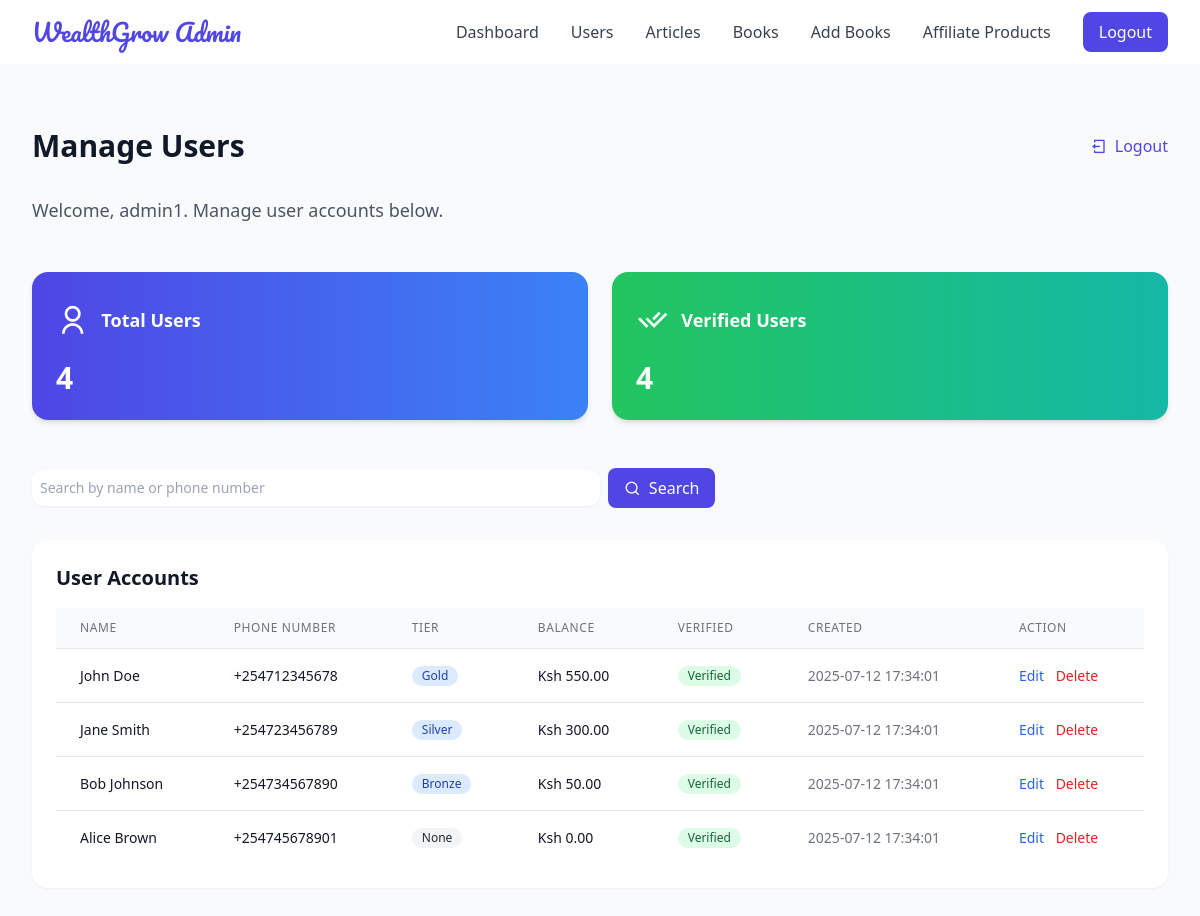
Page /admin/users.php (signed in) on the committed database.
### tables this page shows
CREATE TABLE users (
    id INT AUTO_INCREMENT PRIMARY KEY,
    full_name VARCHAR(255) NOT NULL,
    phone_number VARCHAR(15) NOT NULL,
    password VARCHAR(255) NOT NULL,
    tier_id INT DEFAULT NULL,
    referral_code VARCHAR(10) NOT NULL,
    referred_by INT DEFAULT NULL,
    is_verified BOOLEAN DEFAULT FALSE,
    available_balance DECIMAL(10,2) DEFAULT 0.00,
    created_at TIMESTAMP DEFAULT CURRENT_TIMESTAMP,
    last_active TIMESTAMP DEFAULT CURRENT_TIMESTAMP,
    UNIQUE (phone_number),
    UNIQUE (referral_code),
    FOREIGN KEY (tier_id) REFERENCES tiers(id) ON DELETE SET NULL,
    FOREIGN KEY (referred_by) REFERENCES users(id) ON DELETE SET NULL,
    INDEX idx_phone_number (phone_number),
    INDEX idx_referral_code (referral_code)
);

CREATE TABLE tiers (
    id INT AUTO_INCREMENT PRIMARY KEY,
    name VARCHAR(50) NOT NULL UNIQUE,
    price DECIMAL(10,2) NOT NULL,
    levels_deep INT NOT NULL,
    commission_rates JSON NOT NULL,
    min_withdrawal DECIMAL(10,2) NOT NULL,
    created_at TIMESTAMP DEFAULT CURRENT_TIMESTAMP,
    INDEX idx_name (name)
);

### admin/users.php (the view, shortened to what this page needs)
<?php
include_once '../config.php';
$admin_id = $_SESSION['admin_id'];
$stmt = $conn->prepare('SELECT username FROM admins WHERE id = ?');
$stmt->bind_param('i', $admin_id);
$stmt->execute();
$admin = $stmt->get_result()->fetch_assoc();
$stmt = $conn->prepare('SELECT COUNT(*) as total_users FROM users');
$stmt->execute();
$total_users = $stmt->get_result()->fetch_assoc()['total_users'];
$stmt = $conn->prepare('SELECT COUNT(*) as verified_users FROM users WHERE is_verified = TRUE');
$stmt->execute();
$verified_users = $stmt->get_result()->fetch_assoc()['verified_users'];
$search = isset($_GET['search']) ? trim($_GET['search']) : '';
if ($search) {
    $stmt = $conn->prepare('SELECT u.id, u.full_name, u.phone_number, u.tier_id, u.available_balance, u.is_verified, u.created_at, t.name as tier_name
                            FROM users u LEFT JOIN tiers t ON u.tier_id = t.id
                            WHERE u.full_name LIKE ? OR u.phone_number LIKE ?
                            ORDER BY u.created_at DESC');
    $search_param = "%$search%";
    $stmt->bind_param('ss', $search_param, $search_param);
} else {
    $stmt = $conn->prepare('SELECT u.id, u.full_name, u.phone_number, u.tier_id, u.available_balance, u.is_verified, u.created_at, t.name as tier_name
                            FROM users u LEFT JOIN tiers t ON u.tier_id = t.id
                            ORDER BY u.created_at DESC');
}
$stmt->execute();
$users = $stmt->get_result()->fetch_all(MYSQLI_ASSOC);
?>
<?php include_once 'header.php'; ?>
<section class="py-16 bg-gray-50 min-h-screen">
    <div class="max-w-7xl mx-auto px-4 sm:px-6 lg:px-8">
        <div class="flex justify-between items-center mb-8">
            <h2 class="text-3xl font-bold text-gray-900">Manage Users</h2>
            <a href="logout.php" class="flex items-center text-primary hover:text-indigo-700 font-medium transition-colors" aria-label="Logout">
                <i class="ri-logout-box-line mr-2"></i> Logout
            </a>
        </div>
        <p class="text-lg text-gray-600 mb-12">Welcome, <?php echo htmlspecialchars($admin['username']); ?>. Manage user accounts below.</p>
        <div class="grid grid-cols-1 sm:grid-cols-2 gap-6 mb-12">
            <div class="bg-gradient-to-r from-indigo-600 to-blue-500 text-white p-6 rounded-lg shadow-md hover:shadow-lg transition-shadow animate-slide-in">
                <div class="flex items-center mb-4">
                    <i class="ri-user-line ri-2x mr-3"></i>
                    <h3 class="text-lg font-semibold">Total Users</h3>
                </div>
                <p class="text-3xl font-bold"><?php echo htmlspecialchars($total_users); ?></p>
            </div>
            <div class="bg-gradient-to-r from-green-500 to-teal-500 text-white p-6 rounded-lg shadow-md hover:shadow-lg transition-shadow animate-slide-in">
                <div class="flex items-center mb-4">
                    <i class="ri-check-double-line ri-2x mr-3"></i>
                    <h3 class="text-lg font-semibold">Verified Users</h3>
                </div>
                <p class="text-3xl font-bold"><?php echo htmlspecialchars($verified_users); ?></p>
            </div>
        </div>
        <div class="mb-8">
            <form method="GET" action="users.php" class="flex items-center">
                <input type="text" name="search" value="<?php echo htmlspecialchars($search); ?>" placeholder="Search by name or phone number" class="w-full sm:w-1/2 border-gray-300 rounded-md shadow-sm focus:ring-indigo-500 focus:border-indigo-500 sm:text-sm p-2" aria-label="Search users">
                <button type="submit" class="ml-2 bg-primary text-white px-4 py-2 rounded-button font-medium hover:bg-indigo-700 transition-colors animate-pulse-cta" aria-label="Search">
                    <i class="ri-search-line mr-1"></i> Search
                </button>
            </form>
        </div>
        <div class="bg-white p-6 rounded-lg shadow-sm">
            <h3 class="text-xl font-semibold text-gray-900 mb-4">User Accounts</h3>
            <?php if (empty($users)): ?>
                <p class="text-gray-600">No users found.</p>
            <?php else: ?>
                <div class="overflow-x-auto">
                    <table class="min-w-full divide-y divide-gray-200">
                        <thead class="bg-gray-50">
                            <tr>
                                <th class="px-6 py-3 text-left text-xs font-medium text-gray-500 uppercase tracking-wider">Name</th>
                                <th class="px-6 py-3 text-left text-xs font-medium text-gray-500 uppercase tracking-wider">Phone Number</th>
                                <th class="px-6 py-3 text-left text-xs font-medium text-gray-500 uppercase tracking-wider">Tier</th>
                                <th class="px-6 py-3 text-left text-xs font-medium text-gray-500 uppercase tracking-wider">Balance</th>
                                <th class="px-6 py-3 text-left text-xs font-medium text-gray-500 uppercase tracking-wider">Verified</th>
                                <th class="px-6 py-3 text-left text-xs font-medium text-gray-500 uppercase tracking-wider">Created</th>
                                <th class="px-6 py-3 text-left text-xs font-medium text-gray-500 uppercase tracking-wider">Action</th>
                            </tr>
                        </thead>
                        <tbody class="bg-white divide-y divide-gray-200">
                            <?php foreach ($users as $user): ?>
                                <tr class="hover:bg-gray-50 transition-colors">
                                    <td class="px-6 py-4 whitespace-nowrap text-sm text-gray-900"><?php echo htmlspecialchars($user['full_name']); ?></td>
                                    <td class="px-6 py-4 whitespace-nowrap text-sm text-gray-900"><?php echo htmlspecialchars($user['phone_number']); ?></td>
                                    <td class="px-6 py-4 whitespace-nowrap text-sm text-gray-900">
                                        <span class="inline-flex items-center px-2.5 py-0.5 rounded-full text-xs font-medium
                                            <?php echo $user['tier_id'] ? 'bg-blue-100 text-blue-800' : 'bg-gray-100 text-gray-800'; ?>">
                                            <?php echo htmlspecialchars($user['tier_name'] ?? 'None'); ?>
                                        </span>
                                    </td>
                                    <td class="px-6 py-4 whitespace-nowrap text-sm text-gray-900">Ksh <?php echo htmlspecialchars(number_format($user['available_balance'], 2)); ?></td>
                                    <td class="px-6 py-4 whitespace-nowrap text-sm text-gray-900">
                                        <span class="inline-flex items-center px-2.5 py-0.5 rounded-full text-xs font-medium
                                            <?php echo $user['is_verified'] ? 'bg-green-100 text-green-800' : 'bg-red-100 text-red-800'; ?>">
                                            <?php echo $user['is_verified'] ? 'Verified' : 'Unverified'; ?>
                                        </span>
                                    </td>
                                    <td class="px-6 py-4 whitespace-nowrap text-sm text-gray-500"><?php echo htmlspecialchars($user['created_at']); ?></td>
                                    <td class="px-6 py-4 whitespace-nowrap text-sm">
                                        <button class="text-blue-600 hover:text-blue-800 mr-2 edit-user-btn"
                                            data-user-id="<?php echo $user['id']; ?>"
                                            data-full-name="<?php echo htmlspecialchars($user['full_name']); ?>"
                                            data-phone-number="<?php echo htmlspecialchars($user['phone_number']); ?>"
                                            data-tier-id="<?php echo $user['tier_id'] ?? ''; ?>"
                                            data-is-verified="<?php echo $user['is_verified'] ? '1' : '0'; ?>"
                                            aria-label="Edit user">Edit</button>
                                        <form method="POST" action="users.php" class="inline">
                                            <button type="submit" name="delete_user" class="text-red-600 hover:text-red-800" aria-label="Delete user" onclick="return confirm('Are you sure you want to delete this user? This will also delete related data.');">Delete</button>
                                        </form>
                                    </td>
                                </tr>
                            <?php endforeach; ?>
                        </tbody>
                    </table>
                </div>
            <?php endif; ?>
        </div>
    </div>
</section>

### style.css (style rules this page uses)
:where([class^="ri-"])::before { content: none; }
.animate-slide-in { opacity: 0; transform: translateY(20px); animation: slideIn 0.6s ease-out forwards; }
.animate-pulse-cta { animation: pulse 2s infinite; }

### rows in the picture
users: full_name "John Doe", phone_number "+254712345678", tier.name "Gold", available_balance "550.00", is_verified "Verified", created_at "2025-07-12 17:34:01"
users: full_name "Jane Smith", phone_number "+254723456789", tier.name "Silver", available_balance "300.00", is_verified "Verified", created_at "2025-07-12 17:34:01"
users: full_name "Bob Johnson", phone_number "+254734567890", tier.name "Bronze", available_balance "50.00", is_verified "Verified", created_at "2025-07-12 17:34:01"
users: full_name "Alice Brown", phone_number "+254745678901", tier_name "None", available_balance "0.00", is_verified "Verified", created_at "2025-07-12 17:34:01"

### other values in the picture
$admin['username'] "admin1"
$total_users "4"
$verified_users "4"
